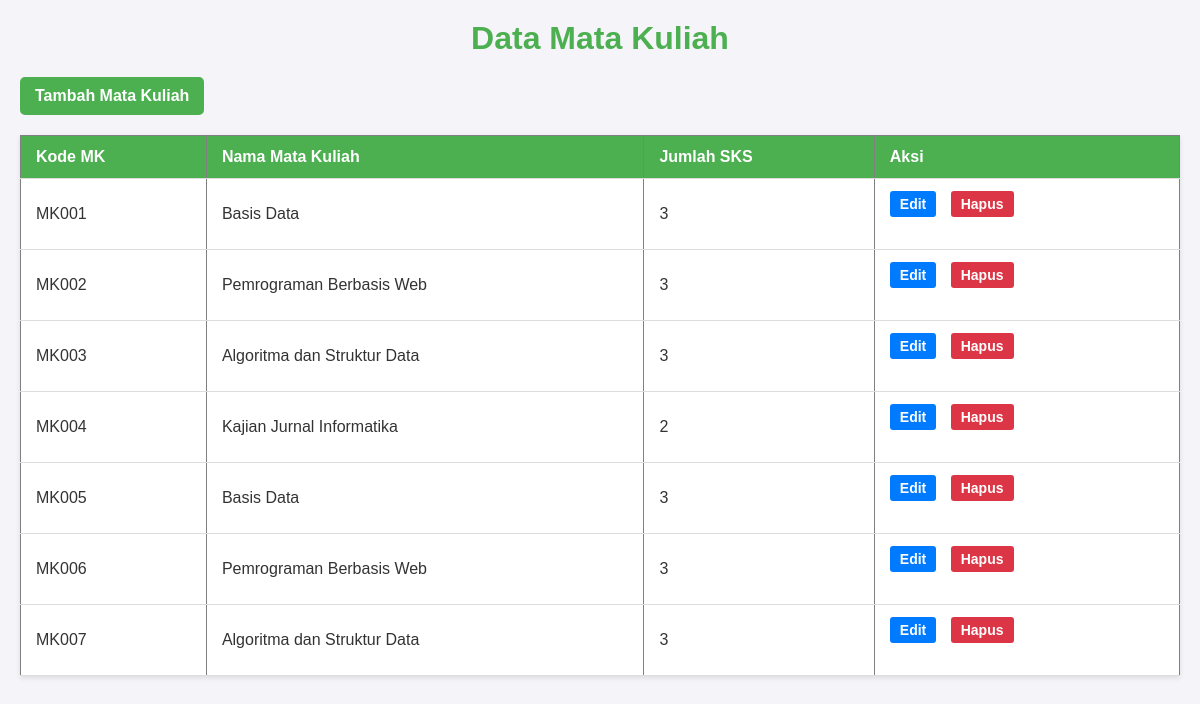
The app's page /Matakuliah/index.php with its own data.
### tables this page shows
CREATE TABLE kuliah_matakuliah (
    kodemk CHAR(6) PRIMARY KEY,
    nama VARCHAR(50) NOT NULL,
    jumlah_sks INT(3) NOT NULL
);

### Matakuliah/index.php (the view, shortened to what this page needs)
<?php
include '../db.php';
$stmt = $conn->query("SELECT * FROM kuliah_matakuliah");
$matakuliah = $stmt->fetchAll(PDO::FETCH_ASSOC);
?>
<!DOCTYPE html>
<html>
<head>
    <link rel="stylesheet" href="../css/style.css">
</head>
<body>
    <h1>Data Mata Kuliah</h1>
    <a href="create.php">Tambah Mata Kuliah</a>
    <table border="1">
        <tr>
            <th>Kode MK</th>
            <th>Nama Mata Kuliah</th>
            <th>Jumlah SKS</th>
            <th>Aksi</th>
        </tr>
        <?php foreach ($matakuliah as $row): ?>
        <tr>
            <td><?= htmlspecialchars($row['kodemk']) ?></td>
            <td><?= htmlspecialchars($row['nama']) ?></td>
            <td><?= htmlspecialchars($row['jumlah_sks']) ?></td>
            <td>
                <a href="edit.php?kodemk=<?= $row['kodemk'] ?>" class="edit">Edit</a>
                <a href="delete.php?kodemk=<?= $row['kodemk'] ?>" class="delete" onclick="return confirm('Yakin hapus?')">Hapus</a>
            </td>
        </tr>
        <?php endforeach; ?>
    </table>
</body>
</html>

### css/style.css (style rules this page uses)
body, h1, h2, table, tr, td, th { margin: 0; padding: 0; box-sizing: border-box; }
body { font-family: Arial, sans-serif; background-color: #f4f4f9; color: #333; padding: 20px; }
h1 { text-align: center; color: #4CAF50; margin-bottom: 20px; }
a { display: inline-block; margin-bottom: 20px; padding: 10px 15px; background-color: #4CAF50; color: white; text-decoration: none; border-radius: 5px; font-weight: bold; }
table { width: 100%; border-collapse: collapse; margin-bottom: 20px; background-color: white; box-shadow: 0 2px 5px rgba(0, 0, 0, 0.1); }
th, td { padding: 12px 15px; text-align: left; border-bottom: 1px solid #ddd; }
th { background-color: #4CAF50; color: white; font-weight: bold; }
td a { margin-right: 10px; padding: 5px 10px; border-radius: 3px; text-decoration: none; color: white; font-size: 14px; }
td a.edit { background-color: #007BFF; }
td a.delete { background-color: #DC3545; }

### records on screen
kuliah_matakuliah: kodemk "MK001", nama "Basis Data", jumlah_sks "3"
kuliah_matakuliah: kodemk "MK002", nama "Pemrograman Berbasis Web", jumlah_sks "3"
kuliah_matakuliah: kodemk "MK003", nama "Algoritma dan Struktur Data", jumlah_sks "3"
kuliah_matakuliah: kodemk "MK004", nama "Kajian Jurnal Informatika", jumlah_sks "2"
kuliah_matakuliah: kodemk "MK005", nama "Basis Data", jumlah_sks "3"
kuliah_matakuliah: kodemk "MK006", nama "Pemrograman Berbasis Web", jumlah_sks "3"
kuliah_matakuliah: kodemk "MK007", nama "Algoritma dan Struktur Data", jumlah_sks "3"
